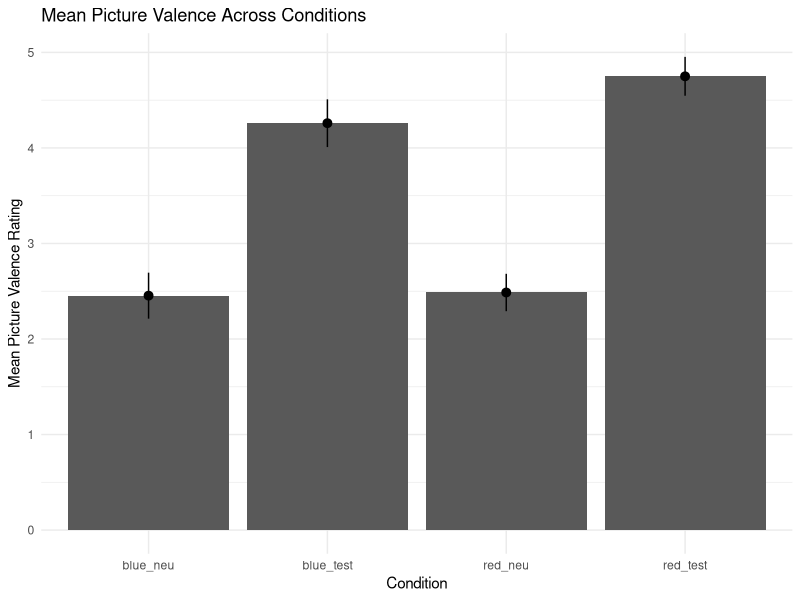
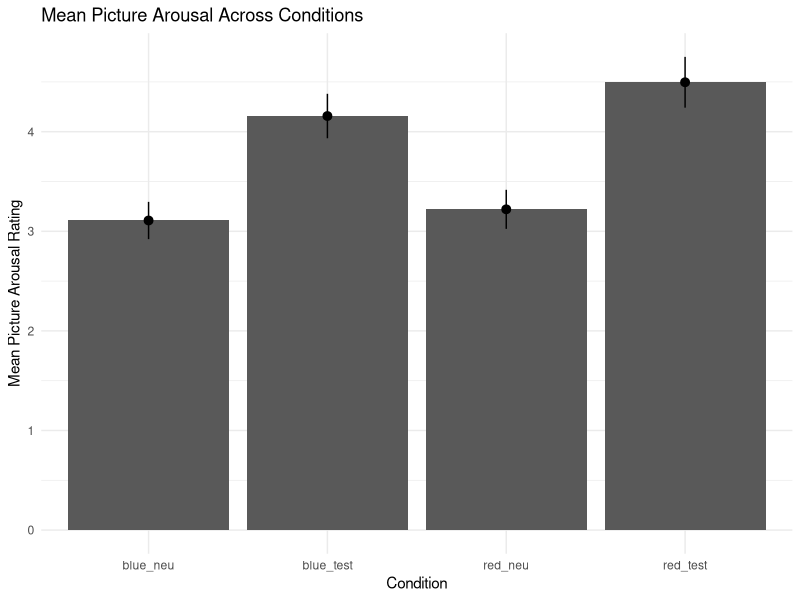
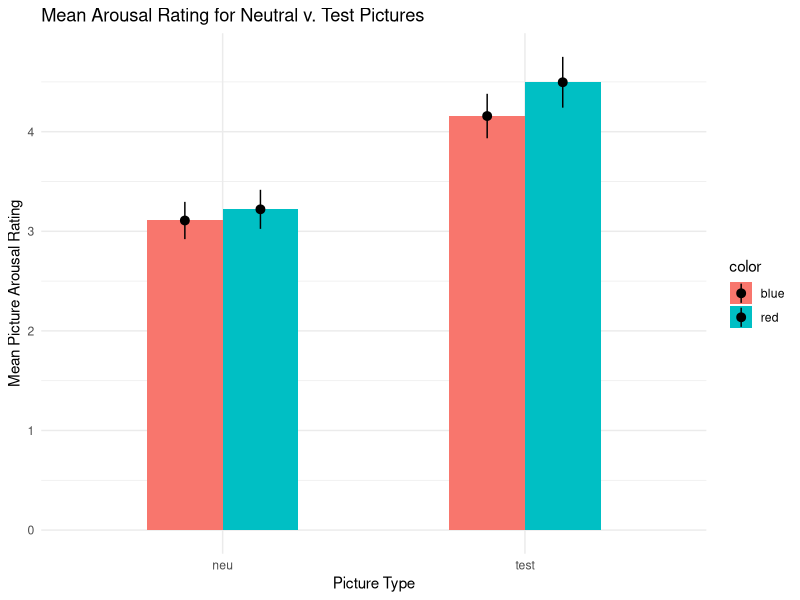
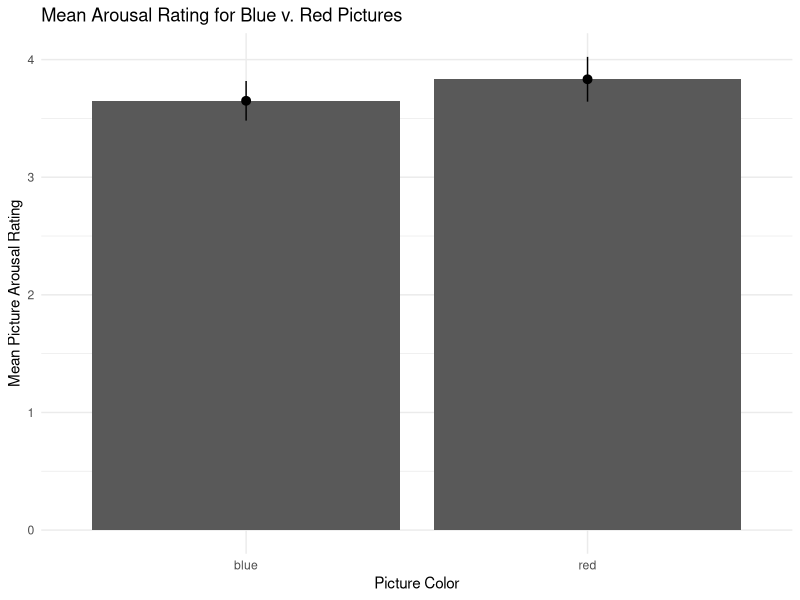
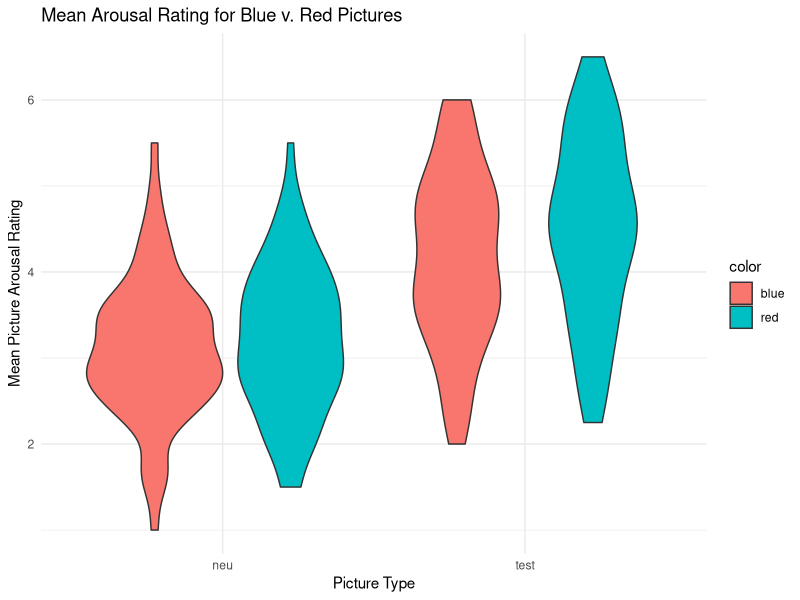
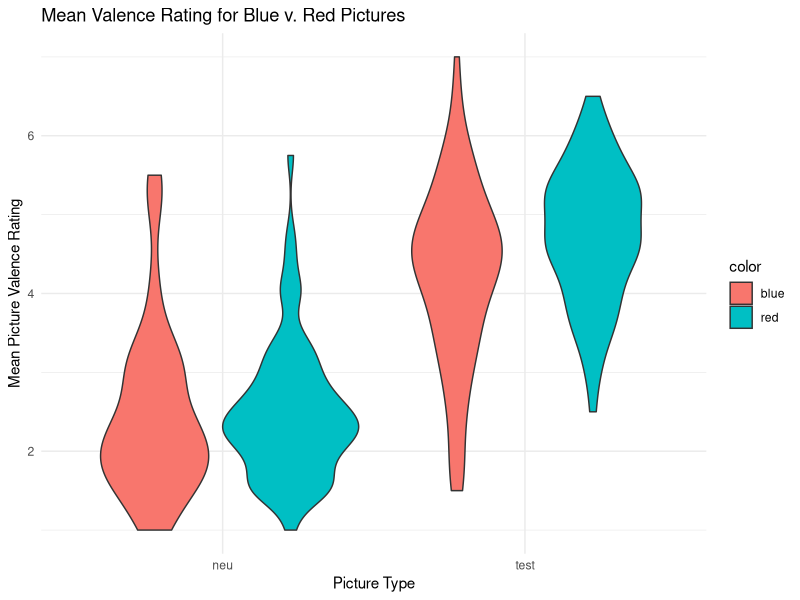
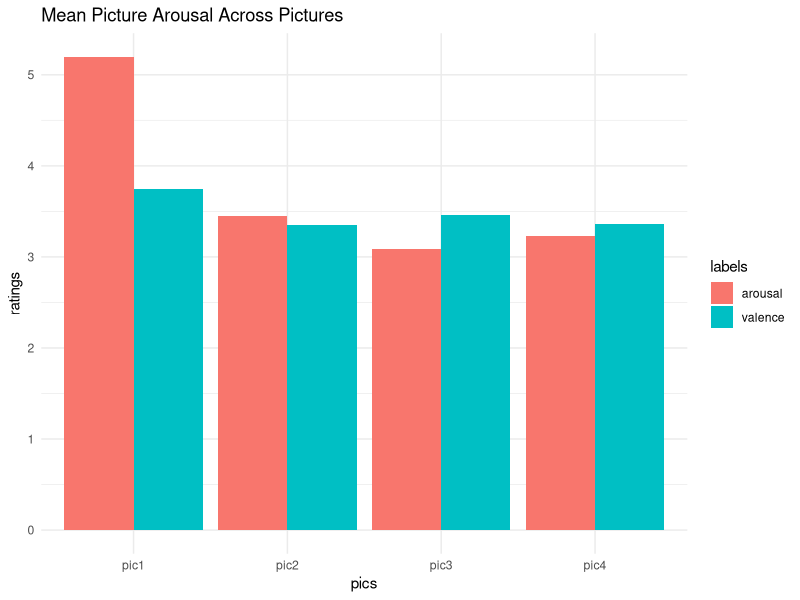

Recreate these plots in R, in order.
## ---- chunk 1
library(foreign)
library(dplyr)
library(tidyverse)

color_data_pr = read.csv("color_data_pr.csv")
## ---- chunk 2
ggplot(color_data_pr, aes(x=Condition, Pic_valence_MEAN)) +
  geom_bar(stat='summary', fun.y='mean') +
  stat_summary(fun.y = function(x){mean(x)},
               fun.ymin = function(x){mean(x) - 2*sd(x)/sqrt(length(x))},
               fun.ymax = function(x){mean(x) + 2*sd(x)/sqrt(length(x))},
               geom= 'pointrange') +
  labs(x = "Condition", y = "Mean Picture Valence Rating", title = 'Mean Picture Valence Across Conditions') +
  theme_minimal()

ggplot(color_data_pr, aes(x=Condition, Pic_arousal_MEAN)) +
  geom_bar(stat="summary", fun.y="mean", position="dodge") +
  stat_summary(fun.y = function(x){mean(x)},
               fun.ymin = function(x){mean(x) - 2*sd(x)/sqrt(length(x))},
               fun.ymax = function(x){mean(x) + 2*sd(x)/sqrt(length(x))},
               geom= 'pointrange') +
  labs(x = "Condition", y = "Mean Picture Arousal Rating", title = 'Mean Picture Arousal Across Conditions') + 
  theme_minimal()

ggplot(color_data_pr, aes(x=pic, Pic_arousal_MEAN, fill=color)) +
  geom_bar(stat="summary", fun.y="mean", position="dodge", width = 0.5) + 
  stat_summary(fun.y = function(x){mean(x)},
               fun.ymin = function(x){mean(x) - 2*sd(x)/sqrt(length(x))},
               fun.ymax = function(x){mean(x) + 2*sd(x)/sqrt(length(x))},
               geom= 'pointrange', position = position_dodge(0.5)) +
  labs(title = 'Mean Arousal Rating for Neutral v. Test Pictures', y = 'Mean Picture Arousal Rating', x = 'Picture Type') + 
  theme_minimal()

summary(aov(data=color_data_pr, Pic_arousal_MEAN ~ color*pic))

ggplot(color_data_pr, aes(x=color, Pic_arousal_MEAN)) +
  geom_bar(stat="summary", fun.y="mean", position="dodge") +
  stat_summary(fun.y = function(x){mean(x)},
               fun.ymin = function(x){mean(x) - 2*sd(x)/sqrt(length(x))},
               fun.ymax = function(x){mean(x) + 2*sd(x)/sqrt(length(x))},
               geom= 'pointrange') +
  labs(title = 'Mean Arousal Rating for Blue v. Red Pictures', y = 'Mean Picture Arousal Rating', x = 'Picture Color') + theme_minimal()

summary(aov(data = color_data_pr, Pic_arousal_MEAN ~ color))
## ---- chunk 3
### Beyond the paper
########## TODO: Run ANCOVA, using trait and test anxiety as the controls, figures we chose to improve, why are they improvements (violin plots here and why they are a nicer representation of the distribution)

### Violin Plot for Arousal Mean
ggplot(color_data_pr, aes(x=pic, Pic_arousal_MEAN, fill=color)) + geom_violin() +   labs(title = 'Mean Arousal Rating for Blue v. Red Pictures', y = 'Mean Picture Arousal Rating', x = 'Picture Type') + theme_minimal()

### Violin Plot for Valence Mean
ggplot(color_data_pr, aes(x=pic, Pic_valence_MEAN, fill=color)) + geom_violin() +   labs(title = 'Mean Valence Rating for Blue v. Red Pictures', y = 'Mean Picture Valence Rating', x = 'Picture Type') + theme_minimal()

# bar or violin plots for the distribution of arousal and valence judgements for each picture
arousal_by_pic = c(mean(color_data_pr$pic1_arousal), 
                   mean(color_data_pr$pic2_arousal), 
                   mean(color_data_pr$pic3_arousal), 
                   mean(color_data_pr$pic4_arousal))

valence_by_pic = c(mean(color_data_pr$pic1_valence), mean(color_data_pr$pic2_valence), mean(color_data_pr$pic3_valence), mean(color_data_pr$pic4_valence))

pics = c('pic1', 'pic2', 'pic3', 'pic4','pic1', 'pic2', 'pic3', 'pic4')
new.df = data.frame(arousal_by_pic, valence_by_pic, pics)

labels = c('arousal', 'arousal', 'arousal', 'arousal',
           'valence', 'valence', 'valence', 'valence')

ratings = c(arousal_by_pic, valence_by_pic)
new.df2 = data.frame(ratings, pics, labels)

ggplot(new.df2, aes(x=pics, ratings, fill=labels)) +
  geom_bar(stat="identity", position="dodge") + 
  labs(title = 'Mean Picture Arousal Across Pictures') + 
  theme_minimal()
